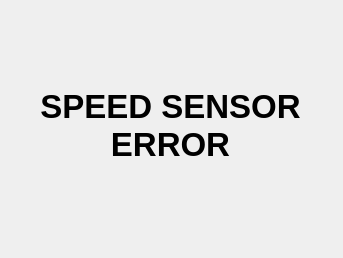
<?xml version="1.0" encoding="UTF-8"?>
<ui version="4.0">
 <class>SpeedError</class>
 <widget class="QDialog" name="SpeedError">
  <property name="geometry">
   <rect>
    <x>0</x>
    <y>0</y>
    <width>343</width>
    <height>258</height>
   </rect>
  </property>
  <property name="minimumSize">
   <size>
    <width>343</width>
    <height>258</height>
   </size>
  </property>
  <property name="maximumSize">
   <size>
    <width>343</width>
    <height>258</height>
   </size>
  </property>
  <property name="windowTitle">
   <string>Speed Error</string>
  </property>
  <widget class="QLabel" name="label">
   <property name="geometry">
    <rect>
     <x>0</x>
     <y>0</y>
     <width>341</width>
     <height>251</height>
    </rect>
   </property>
   <property name="font">
    <font>
     <pointsize>25</pointsize>
     <bold>true</bold>
    </font>
   </property>
   <property name="styleSheet">
    <string notr="true"/>
   </property>
   <property name="text">
    <string>SPEED SENSOR ERROR</string>
   </property>
   <property name="alignment">
    <set>Qt::AlignmentFlag::AlignCenter</set>
   </property>
   <property name="wordWrap">
    <bool>true</bool>
   </property>
  </widget>
 </widget>
 <resources/>
 <connections/>
</ui>
